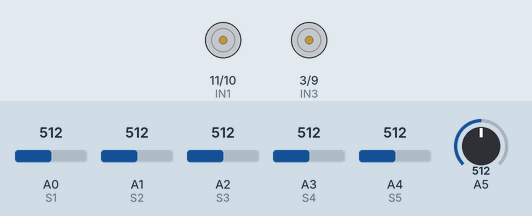
Simulated run of this sketch. Board: Arduino Uno, built with avr-gcc and run on an emulated ATmega328P. Shown: motor-driver pin pairs drawn as motors (green arrow = first pin HIGH = forward, orange = second pin HIGH = backward, longer = more drive, scaled by the enable pin). Inputs (shaded band) come from the test bench; at power-on: A2 (S3) = 512, A1 (S2) = 512, A3 (S4) = 512, A0 (S1) = 512, A4 (S5) = 512, A5 = 512. What the sketch prints to the serial monitor is not drawn.

Above: at 3.9 s.
4.0 s: A2 (S3) set to 521
At 4.7 s:
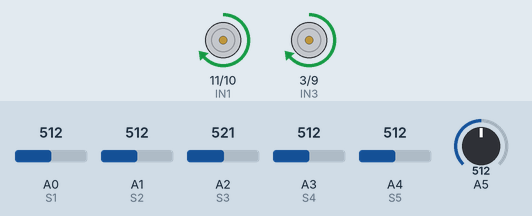
5.5 s: A1 (S2) set to 716
At 6.7 s:
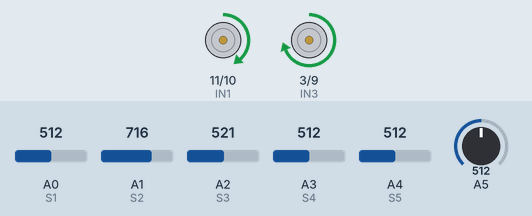
7.1 s: A3 (S4) set to 716
At 7.7 s:
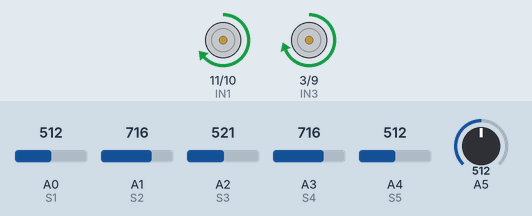
8.7 s: A1 (S2) set to 992
At 9.8 s:
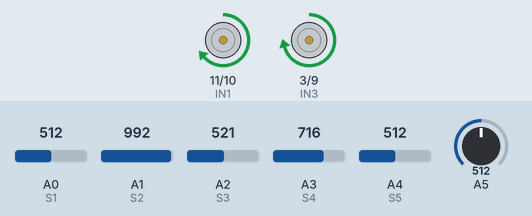
10.3 s: A0 (S1) set to 524
12.3 s: A4 (S5) set to 505
At 13.2 s:
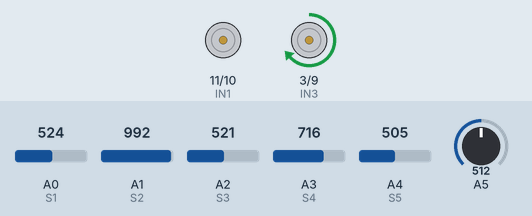
Timing chart, 0 to 14.8 s (numbered marks = the images above; inputs shaded):
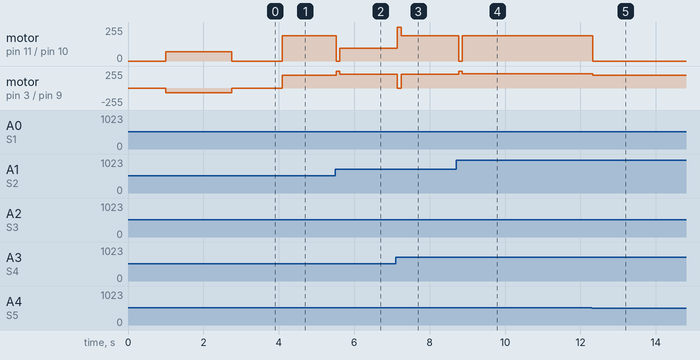

Measured:
- the behaviour switches between 512 and 513 on A2 (S3) (found by bisection; images 0 and 1)
- the behaviour switches between 512 and 511 on A4 (S5) (found by bisection; images 4 and 5)
- after the input at 4.0 s, motor on pin 11 (IN1) / pin 10 (IN2), motor on pin 3 (IN3) / pin 9 (IN4): stopped → forward 190/255 after 0.10 s
- after the input at 5.5 s, motor on pin 11 (IN1) / pin 10 (IN2): forward 190/255 → stopped at once, → forward 94/255 0.10 s later; motor on pin 3 (IN3) / pin 9 (IN4): forward 190/255 → forward 255/255 at once, → forward 210/255 0.10 s later
- after the input at 7.1 s, motor on pin 11 (IN1) / pin 10 (IN2): forward 94/255 → forward 255/255 at once, → forward 190/255 0.10 s later; motor on pin 3 (IN3) / pin 9 (IN4): forward 210/255 → stopped at once, → forward 210/255 0.10 s later
- after the input at 8.7 s, motor on pin 11 (IN1) / pin 10 (IN2): forward 190/255 → stopped after 0.07 s, → forward 190/255 0.10 s later; motor on pin 3 (IN3) / pin 9 (IN4): forward 210/255 → forward 255/255 after 0.07 s, → forward 217/255 0.10 s later
- after the input at 10.3 s, every drawn part: stays the same
- after the input at 12.3 s, motor on pin 11 (IN1) / pin 10 (IN2): forward 190/255 → stopped at once; motor on pin 3 (IN3) / pin 9 (IN4): forward 217/255 → forward 190/255 at once

The sketch:

LFR_5_IR.ino
```cpp
// --- Motor Pins (L298N) ---
#define IN1 11
#define IN2 10
#define IN3 3
#define IN4 9
#define enA 6
#define enB 5

// --- Sensor Pins ---
#define S1 A0
#define S2 A1
#define S3 A2
#define S4 A3
#define S5 A4

int minValues[6], maxValues[6], threshold[6];

int lsp, rsp;
int lfspeed = 190;

int P, D, I = 0, previousError = 0, PIDvalue, error;
float Kp = 0.04;
float Kd = 0;
float Ki = 0;

void setup() {
  Serial.begin(9600);

  pinMode(IN1, OUTPUT); pinMode(IN2, OUTPUT);
  pinMode(IN3, OUTPUT); pinMode(IN4, OUTPUT);
  pinMode(enA, OUTPUT); pinMode(enB, OUTPUT);

  delay(1000);
  calibrate();  // Auto calibration on startup
}

void loop() {
  printSensorStatus();  // <- Debug print for sensors

  if (analogRead(S1) > threshold[1] && analogRead(S5) < threshold[5]) {
    motor(0, lfspeed);  // Turn left
  }
  else if (analogRead(S5) > threshold[5] && analogRead(S1) < threshold[1]) {
    motor(lfspeed, 0);  // Turn right
  }
  else if (analogRead(S3) > threshold[3]) {
    Kp = 0.0006 * (1000 - analogRead(S3));
    Kd = 10 * Kp;
    linefollow();
  }

  delay(100);  // small delay for readability in Serial Monitor
}

void linefollow() {
  error = analogRead(S2) - analogRead(S4);  // Edge sensors

  P = error;
  I += error;
  D = error - previousError;

  PIDvalue = (Kp * P) + (Ki * I) + (Kd * D);
  previousError = error;

  // --- Speed reduction during curves ---
  int speedFactor = constrain(abs(PIDvalue), 0, 150);
  int speedReduction = map(speedFactor, 0, 150, 0, 100);
  int adjustedSpeed = lfspeed - speedReduction;
  adjustedSpeed = constrain(adjustedSpeed, 100, lfspeed); // lower bound

  lsp = adjustedSpeed - PIDvalue;
  rsp = adjustedSpeed + PIDvalue;

  lsp = constrain(lsp, 0, 255);
  rsp = constrain(rsp, 0, 255);

  motor(lsp, rsp);
}

void calibrate() {
  // Init min/max
  for (int i = 1; i < 6; i++) {
    minValues[i] = analogRead(i);
    maxValues[i] = analogRead(i);
  }

  // 360-degree spin to capture all sensor ranges
  for (int i = 0; i < 3000; i++) {
    motor(70, -70);  // spin in place

    for (int j = 1; j < 6; j++) {
      int val = analogRead(j);
      if (val < minValues[j]) minValues[j] = val;
      if (val > maxValues[j]) maxValues[j] = val;
    }
  }

  for (int i = 1; i < 6; i++) {
    threshold[i] = (minValues[i] + maxValues[i]) / 2;
    Serial.print("Threshold S");
    Serial.print(i);
    Serial.print(": ");
    Serial.println(threshold[i]);
  }

  motor(0, 0);  // stop after calibration
}

// --- Debug Print Function ---
void printSensorStatus() {
  int sensors[6] = {S1, S2, S3, S4, S5};
  Serial.print("Sensors: ");
  for (int i = 1; i < 6; i++) {
    int val = analogRead(sensors[i - 1]);
    if (val > threshold[i]) {
      Serial.print("⬛");  // black line detected
    } else {
      Serial.print("⬜");  // white surface
    }
  }
  Serial.println();
}

// --- Motor Control Function ---
void motor(int a, int b) {
  if (a > 0) {
    digitalWrite(IN1, HIGH); digitalWrite(IN2, LOW);
  } else {
    digitalWrite(IN1, LOW); digitalWrite(IN2, HIGH);
    a = -a;
  }

  if (b > 0) {
    digitalWrite(IN3, HIGH); digitalWrite(IN4, LOW);
  } else {
    digitalWrite(IN3, LOW); digitalWrite(IN4, HIGH);
    b = -b;
  }

  analogWrite(enA, constrain(a, 0, 255));
  analogWrite(enB, constrain(b, 0, 255));
}


// Sensor pins
// #define S1 A0
// #define S2 A1
// #define S3 A2
// #define S4 A3
// #define S5 A4

// int threshold[5] = {500, 500, 500, 500, 500}; // Replace with calibrated values if needed

// void setup() {
//   Serial.begin(9600);
// }

// void loop() {
//   int sensorValues[5];

//   sensorValues[0] = analogRead(S1);
//   sensorValues[1] = analogRead(S2);
//   sensorValues[2] = analogRead(S3);
//   sensorValues[3] = analogRead(S4);
//   sensorValues[4] = analogRead(S5);

//   for (int i = 0; i < 5; i++) {
//     Serial.print("S");
//     Serial.print(i + 1);
//     Serial.print(": ");
//     Serial.print(sensorValues[i]);
//     Serial.print(" ");
//     if (sensorValues[i] > threshold[i]) {
//       Serial.print("Black");
//     } else {
//       Serial.print("White");
//     }

//     if (i < 4) Serial.print(" | ");
//   }

//   Serial.println(); // New line after each loop
//   delay(300);       // Adjust as needed
// }
```
